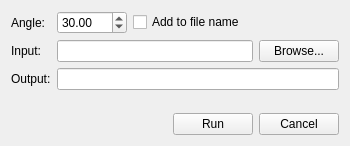
<?xml version="1.0" encoding="UTF-8"?>
<ui version="4.0">
 <class>HeightDeltaTool</class>
 <widget class="QWidget" name="HeightDeltaTool">
  <property name="geometry">
   <rect>
    <x>0</x>
    <y>0</y>
    <width>350</width>
    <height>146</height>
   </rect>
  </property>
  <property name="sizePolicy">
   <sizepolicy hsizetype="Minimum" vsizetype="Minimum">
    <horstretch>0</horstretch>
    <verstretch>0</verstretch>
   </sizepolicy>
  </property>
  <property name="windowTitle">
   <string>Height Delta Tool</string>
  </property>
  <layout class="QVBoxLayout" name="verticalLayout">
   <item>
    <layout class="QHBoxLayout" name="horizontalLayout">
     <item>
      <widget class="QLabel" name="label">
       <property name="sizePolicy">
        <sizepolicy hsizetype="Maximum" vsizetype="Preferred">
         <horstretch>0</horstretch>
         <verstretch>0</verstretch>
        </sizepolicy>
       </property>
       <property name="minimumSize">
        <size>
         <width>40</width>
         <height>0</height>
        </size>
       </property>
       <property name="text">
        <string>Angle:</string>
       </property>
      </widget>
     </item>
     <item>
      <widget class="QDoubleSpinBox" name="angle">
       <property name="minimumSize">
        <size>
         <width>70</width>
         <height>0</height>
        </size>
       </property>
       <property name="maximum">
        <double>90.000000000000000</double>
       </property>
       <property name="singleStep">
        <double>0.500000000000000</double>
       </property>
       <property name="value">
        <double>30.000000000000000</double>
       </property>
      </widget>
     </item>
     <item>
      <widget class="QCheckBox" name="suffix">
       <property name="text">
        <string>Add to file name</string>
       </property>
      </widget>
     </item>
     <item>
      <spacer name="horizontalSpacer_2">
       <property name="orientation">
        <enum>Qt::Horizontal</enum>
       </property>
       <property name="sizeHint" stdset="0">
        <size>
         <width>40</width>
         <height>20</height>
        </size>
       </property>
      </spacer>
     </item>
    </layout>
   </item>
   <item>
    <layout class="QHBoxLayout" name="horizontalLayout_2">
     <item>
      <widget class="QLabel" name="label_2">
       <property name="sizePolicy">
        <sizepolicy hsizetype="Maximum" vsizetype="Preferred">
         <horstretch>0</horstretch>
         <verstretch>0</verstretch>
        </sizepolicy>
       </property>
       <property name="minimumSize">
        <size>
         <width>40</width>
         <height>0</height>
        </size>
       </property>
       <property name="text">
        <string>Input:</string>
       </property>
      </widget>
     </item>
     <item>
      <widget class="QLineEdit" name="input"/>
     </item>
     <item>
      <widget class="QPushButton" name="browse">
       <property name="sizePolicy">
        <sizepolicy hsizetype="Fixed" vsizetype="Fixed">
         <horstretch>0</horstretch>
         <verstretch>0</verstretch>
        </sizepolicy>
       </property>
       <property name="text">
        <string>Browse...</string>
       </property>
       <property name="icon">
        <iconset resource="QtIcons.qrc">
         <normaloff>:/QtIcons/openscene.png</normaloff>:/QtIcons/openscene.png</iconset>
       </property>
      </widget>
     </item>
    </layout>
   </item>
   <item>
    <layout class="QHBoxLayout" name="horizontalLayout_3">
     <item>
      <widget class="QLabel" name="label_3">
       <property name="sizePolicy">
        <sizepolicy hsizetype="Maximum" vsizetype="Preferred">
         <horstretch>0</horstretch>
         <verstretch>0</verstretch>
        </sizepolicy>
       </property>
       <property name="minimumSize">
        <size>
         <width>40</width>
         <height>0</height>
        </size>
       </property>
       <property name="text">
        <string>Output:</string>
       </property>
      </widget>
     </item>
     <item>
      <widget class="QLineEdit" name="output">
       <property name="readOnly">
        <bool>true</bool>
       </property>
      </widget>
     </item>
    </layout>
   </item>
   <item>
    <spacer name="verticalSpacer">
     <property name="orientation">
      <enum>Qt::Vertical</enum>
     </property>
     <property name="sizeHint" stdset="0">
      <size>
       <width>1</width>
       <height>1</height>
      </size>
     </property>
    </spacer>
   </item>
   <item>
    <layout class="QHBoxLayout" name="horizontalLayout_4">
     <item>
      <spacer name="horizontalSpacer_3">
       <property name="orientation">
        <enum>Qt::Horizontal</enum>
       </property>
       <property name="sizeHint" stdset="0">
        <size>
         <width>40</width>
         <height>20</height>
        </size>
       </property>
      </spacer>
     </item>
     <item>
      <widget class="QPushButton" name="run">
       <property name="text">
        <string>Run</string>
       </property>
      </widget>
     </item>
     <item>
      <widget class="QPushButton" name="cancel">
       <property name="text">
        <string>Cancel</string>
       </property>
      </widget>
     </item>
    </layout>
   </item>
  </layout>
 </widget>
 <resources>
  <include location="QtIcons.qrc"/>
 </resources>
 <connections/>
</ui>
